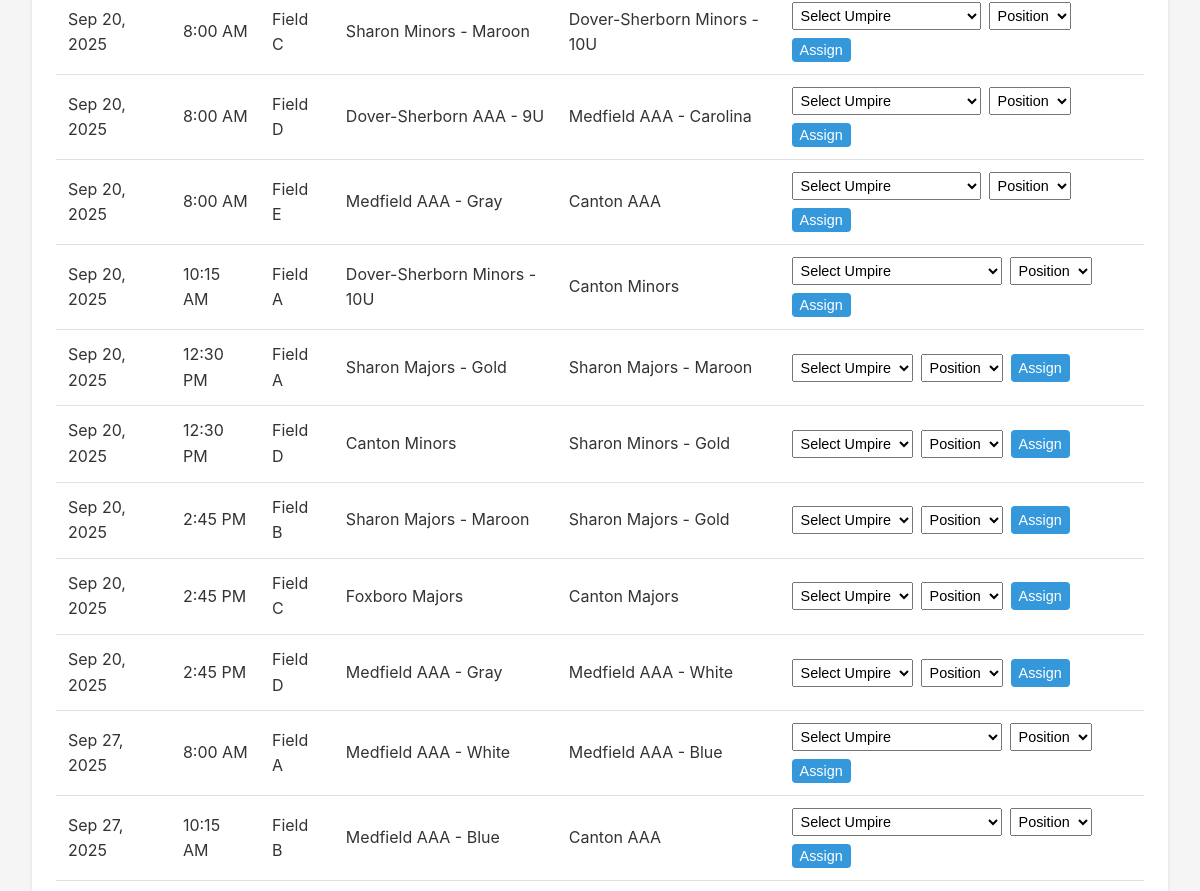
The page /unassigned/ (signed in, middle part) on the database as committed earlier.
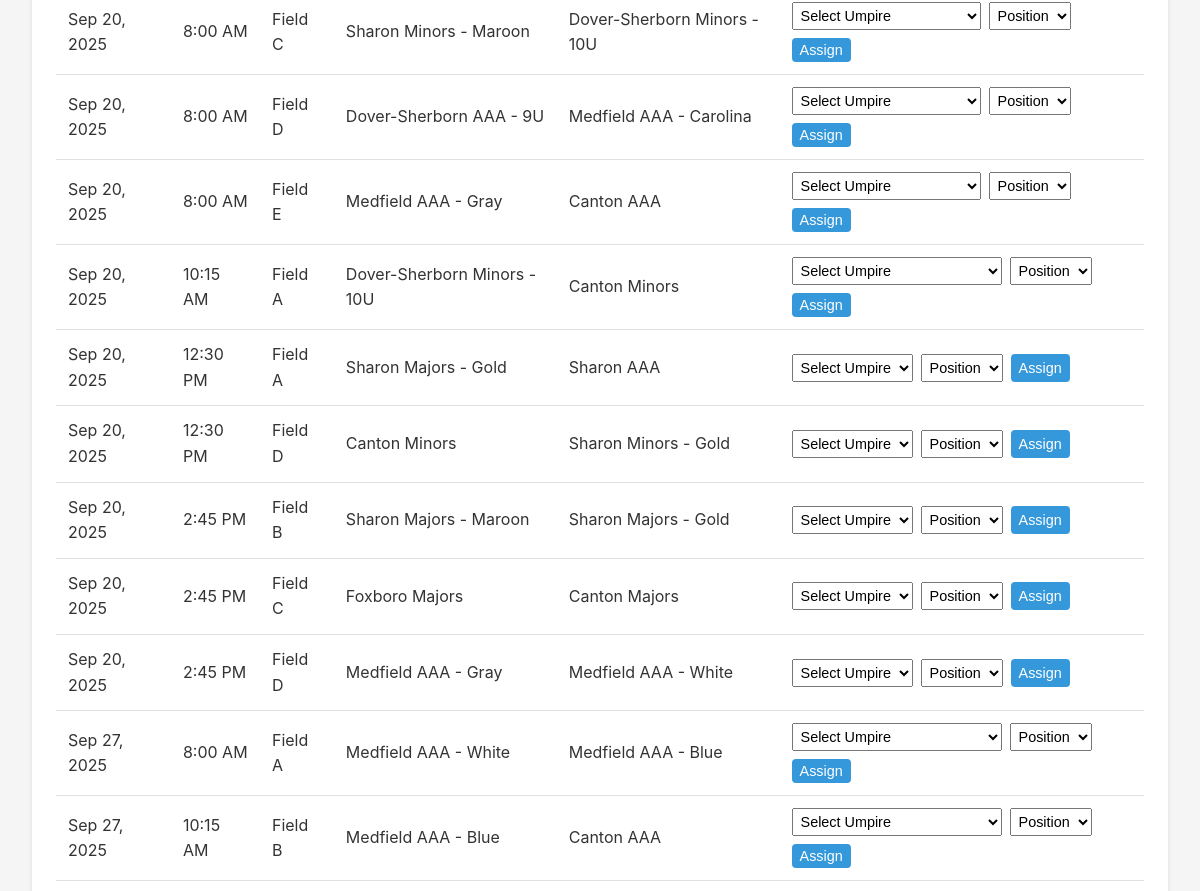
The same page on the database as committed later.
### assignments/models.py (models this page shows, shortened)
class Game(models.Model):
    TIME_CHOICES = [
        ('8:00', '8:00 AM'),
        ('10:15', '10:15 AM'),
        ('12:30', '12:30 PM'),
        ('2:45', '2:45 PM'),
        ('4:00', '4:00 PM'),
        ('5:30', '5:30 PM'),
        ('6:00', '6:00 PM'),
    ]
    FIELD_CHOICES = [
        ('A', 'Field A'),
        ('B', 'Field B'),
        ('C', 'Field C'),
        ('D', 'Field D'),
        ('E', 'Field E'),
        ('Ames', 'Ames St.'),
    ]
    STATUS_CHOICES = [
        ('scheduled', 'Scheduled'),
        ('completed', 'Completed'),
        ('postponed', 'Postponed'),
        ('cancelled', 'Cancelled'),
    ]
    home_team = models.ForeignKey(Team, on_delete=models.CASCADE, related_name='home_games')
    away_team = models.ForeignKey(Team, on_delete=models.CASCADE, related_name='away_games')
    date = models.DateField()
    time = models.CharField(max_length=10, choices=TIME_CHOICES)
    field = models.CharField(max_length=1, choices=FIELD_CHOICES)
    status = models.CharField(max_length=20, choices=STATUS_CHOICES, default='scheduled')
    archived = models.BooleanField(default=False)
    class Meta:
        verbose_name = "Game"
        verbose_name_plural = "Games"
        unique_together = ['date', 'time', 'field']
        ordering = ['date', 'time', 'field']

class Team(models.Model):
    LEVEL_CHOICES = [
        ('AAA', 'AAA'),
        ('Minors', 'Minors'),
        ('Majors', 'Majors'),
        ('Softball', 'Softball'),
    ]
    town = models.ForeignKey(Town, on_delete=models.CASCADE)
    level = models.CharField(max_length=10, choices=LEVEL_CHOICES)
    coach = models.ForeignKey(Coach, on_delete=models.SET_NULL, null=True, blank=True)
    name = models.CharField(max_length=100, blank=True)
    class Meta:
        verbose_name = "Team"
        verbose_name_plural = "Teams"
        unique_together = ['town', 'level', 'name']
    def __str__(self):
        if self.name:
            return f"{self.town} {self.level} - {self.name}"
        return f"{self.town} {self.level}"

class Town(models.Model):
    name = models.CharField(max_length=100, unique=True)
    league_admin = models.ForeignKey(LeagueAdmin, on_delete=models.SET_NULL, null=True, blank=True)
    class Meta:
        verbose_name = "Town"
        verbose_name_plural = "Towns"
    def __str__(self):
        return self.name

### assignments/views.py (the view)
# urls.py: path('unassigned/', views.unassigned_games, name='unassigned_games'),
@admin_required
def unassigned_games(request):
    filter_date = request.GET.get('date')
    filter_field = request.GET.get('field')
    filter_level = request.GET.get('level')
    sort_by = request.GET.get('sort', 'datetime')
    sort_order = request.GET.get('order', 'asc')
    games = Game.objects.filter(archived=False).annotate(
        umpire_count=Count('assignments'),
        time_order=Case(
            When(time='8:00', then=1),
            When(time='10:15', then=2),
            When(time='12:30', then=3),
            When(time='2:45', then=4),
            When(time='5:30', then=5),
            When(time='6:00', then=6),
            default=99,
            output_field=IntegerField()
        )
    ).filter(
        Q(umpire_count=0) | Q(umpire_count=1)
    ).select_related(
        'home_team', 'away_team', 'home_team__town', 'away_team__town',
        'home_team__coach', 'away_team__coach'
    ).prefetch_related(
        'assignments', 'assignments__umpire'
    )
    if filter_date:
        games = games.filter(date=filter_date)
    if filter_field:
        games = games.filter(field=filter_field)
    if filter_level:
        games = games.filter(
            Q(home_team__level=filter_level) | Q(away_team__level=filter_level)
        )
    if sort_by == 'time':
        order_field = 'time_order'  # Use chronological time ordering
    elif sort_by == 'field':
        order_field = 'field'
    elif sort_by == 'home':
        order_field = 'home_team__town__name'
    elif sort_by == 'away':
        order_field = 'away_team__town__name'
    elif sort_by == 'status':
        order_field = 'umpire_count'
    else:  # datetime (default) - chronological ordering
        order_field = None
        if sort_order == 'desc':
            games = games.order_by('-date', '-time_order', '-field')
        else:
            games = games.order_by('date', 'time_order', 'field')
    if order_field:
        if sort_order == 'desc':
            games = games.order_by(f'-{order_field}', 'date', 'time_order')
        else:
            games = games.order_by(order_field, 'date', 'time_order')
    fully_unassigned = []
    partially_assigned = []
    for game in games:
        assignment_count = game.assignments.count()
        all_umpires = Umpire.objects.all().order_by('last_name', 'first_name')
        available_umpires = []
        for umpire in all_umpires:
            availability = UmpireAvailability.objects.filter(
                umpire=umpire,
                date=game.date,
                time_slot__in=[game.time, 'all']
            ).first()
            if availability and availability.status in ['available', 'preferred']:
                if not umpire.is_assigner:
                    conflicting_assignment = UmpireAssignment.objects.filter(
                        umpire=umpire,
                        game__date=game.date,
                        game__time=game.time
                    ).exclude(game=game).exists()
                    if conflicting_assignment:
                        continue
                available_umpires.append(umpire)
        game_data = {
            'game': game,
            'assignments': game.assignments.all(),
            'needed': 2 - assignment_count,
            'assignment_count': assignment_count,
            'available_umpires': available_umpires  # Game-specific available umpires
        }
        if assignment_count == 0:
            fully_unassigned.append(game_data)
        else:
            partially_assigned.append(game_data)
    total_games = Game.objects.filter(archived=False).count()
    total_unassigned = len(fully_unassigned)
    total_partially = len(partially_assigned)
    total_fully_assigned = total_games - total_unassigned - total_partially
    context = {
        'fully_unassigned': fully_unassigned,
        'partially_assigned': partially_assigned,
        'filter_date': filter_date,
        'filter_field': filter_field,
        'filter_level': filter_level,
        'sort_by': sort_by,
        'sort_order': sort_order,
        'next_order': 'desc' if sort_order == 'asc' else 'asc',
        'stats': {
            'total_games': total_games,
            'fully_assigned': total_fully_assigned,
            'partially_assigned': total_partially,
            'unassigned': total_unassigned,
            'coverage_percent': round((total_fully_assigned / total_games * 100) if total_games > 0 else 0, 1)
        }
    }
    return render(request, 'assignments/unassigned_games.html', context)

### assignments/models.py (called while the page is built)
    def __str__(self):
        if self.is_assigner:
            return f"{self.first_name} {self.last_name} (Assigner)"
        return f"{self.first_name} {self.last_name}"

### assignments/views.py (called while the page is built)
def admin_required(view_func):
    @wraps(view_func)
    @login_required
    def wrapped_view(request, *args, **kwargs):
        if not request.user.is_staff:
            messages.error(request, 'You must be an administrator to access this page.')
            return redirect('weekly_schedule')
        return view_func(request, *args, **kwargs)
    return wrapped_view

### assignments/templates/assignments/unassigned_games.html (shortened to what this page needs)
{% extends 'assignments/base.html' %}
{% block content %}
{% if fully_unassigned %}
<div class="card">
    <table class="table">
        <tbody>
            {% for item in fully_unassigned %}
            <tr {% if user.is_staff %}style="cursor: pointer;" onclick="if(!event.target.closest('form,select,button')) window.location.href='{% url 'edit_game' item.game.id %}'"{% endif %}>
                <td>{{ item.game.date|date:"M d, Y" }}</td>
                <td>{{ item.game.get_time_display }}</td>
                <td>{{ item.game.get_field_display }}</td>
                <td>{{ item.game.home_team }}</td>
                <td>{{ item.game.away_team }}</td>
                <td>
                    <form method="post" action="{% url 'quick_assign_umpire' item.game.id %}" style="display: flex; gap: 0.5rem; flex-wrap: wrap;">
                        <select name="umpire_id" required style="padding: 0.25rem; font-size: 0.9rem;">
                            <option value="">Select Umpire</option>
                        </select>
                        <select name="position" required style="padding: 0.25rem; font-size: 0.9rem;">
                            <option value="">Position</option>
                        </select>
                        <button type="submit" class="btn" style="padding: 0.25rem 0.5rem; font-size: 0.9rem;">Assign</button>
                    </form>
                </td>
            </tr>
            {% endfor %}
        </tbody>
    </table>
</div>
{% endif %}
{% endblock %}

Rows that differ between the two databases and show on the page:
changed Game: game.away_team "Sharon Majors - Maroon" → "Sharon AAA"
